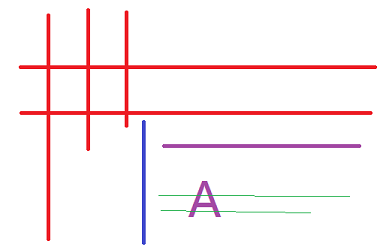
#> input picture dataset/morph01.png, 392 x 247 px, found by its file name
$ python '开闭操作.py'
#> lines starting #> are read from the running program, lines starting #| are printed output that depends on the picture; after the words box and inside, x2 and y2 are one past the last pixel; in counts of white or black regions, pixels touching at a corner belong together
"""
相关函数:
cv.getStructuringElement
cv.morphologyEx
cv.threshold

开操作(Open):
图像形态学的重要操作之一, 基于膨胀与腐蚀操作组合形成的.
主要是应用在二值图像分析中, 灰度图像亦可.
开操作 = 腐蚀 + 膨胀, 输入图像 + 结构元素.
通过先腐蚀, 消除噪点; 再膨胀, 恢复图像.

闭操作(Close):
闭操作 = 膨胀 + 腐蚀, 输入图像 + 结构元素.
通过先膨胀, 将断点连接起来; 再腐蚀, 恢复图像.
"""
import cv2 as cv
import numpy as np


def open_demo1():
    """
    开操作: 消除噪点
    :param image:
    :return:
    """
    image = cv.imread("C:/Users/tianx/PycharmProjects/opencv/dataset/morph.png")
    print(image.shape)
    gray = cv.cvtColor(image, cv.COLOR_BGR2GRAY)
    ret, binary = cv.threshold(gray, 0, 255, cv.THRESH_BINARY | cv.THRESH_OTSU)
    cv.imshow("binary", binary)
    kernel = cv.getStructuringElement(cv.MORPH_RECT, (5, 5))
    binary = cv.morphologyEx(binary, cv.MORPH_OPEN, kernel)
    cv.imshow("open-result", binary)

    cv.waitKey(0)
    cv.destroyAllWindows()
    return

def open_demo2():
    """
    开操作: 消除竖直线
    :param image:
    :return:
    """
    image = cv.imread("C:/Users/tianx/PycharmProjects/opencv/dataset/morph01.png")
#> image is the input picture: shape (247, 392, 3); mean B, G, R 242.7, 240.9, 251.4
    print(image.shape)
#| (247, 392, 3)
    gray = cv.cvtColor(image, cv.COLOR_BGR2GRAY)
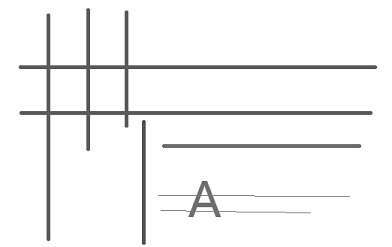
#> gray: shape (247, 392); min 48, max 255, mean 244.2
    ret, binary = cv.threshold(gray, 0, 255, cv.THRESH_BINARY_INV | cv.THRESH_OTSU)
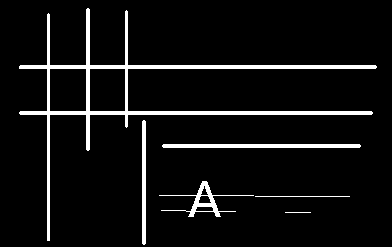
#> binary: shape (247, 392); 6.5% white; 6 white regions, box (x1, y1, x2, y2) and area: (19, 8, 377, 241) 4361, (162, 144, 361, 148) 792, (159, 181, 254, 217) 534, (142, 120, 146, 245) 496, (255, 196, 350, 197) 95, (285, 212, 311, 213) 26
#> ret = 175
    cv.imshow("binary", binary)
    kernel = cv.getStructuringElement(cv.MORPH_RECT, (5, 1))
    binary = cv.morphologyEx(binary, cv.MORPH_OPEN, kernel)
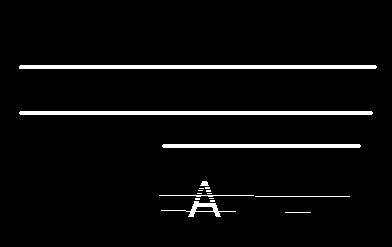
#> binary: shape (247, 392); 4.4% white; 17 white regions (9 under 20 px), largest, box (x1, y1, x2, y2) and area: (19, 65, 377, 69) 1429, (19, 111, 373, 115) 1412, (162, 144, 361, 148) 792
    cv.imshow("open-result", binary)

    cv.waitKey(0)
    cv.destroyAllWindows()
    return


def close_demo(image):
    """
    闭操作
    :param image:
    :return:
    """
    print(image.shape)
    gray = cv.cvtColor(image, cv.COLOR_BGR2GRAY)
    ret, binary = cv.threshold(gray, 0, 255, cv.THRESH_BINARY | cv.THRESH_OTSU)
    cv.imshow("binary", binary)
    kernel = cv.getStructuringElement(cv.MORPH_RECT, (5, 5))
    binary = cv.morphologyEx(binary, cv.MORPH_CLOSE, kernel)
    cv.imshow("close-result", binary)
    return


if __name__ == '__main__':
    open_demo2()

$ run again, with dataset/morph02.png copied over dataset/morph01.png
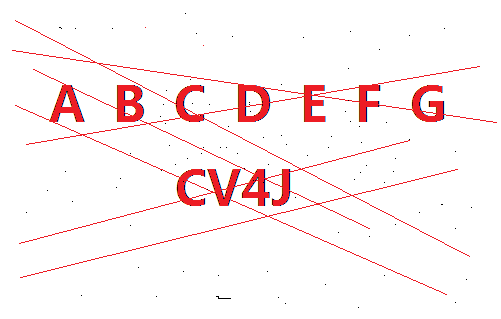
#> input picture dataset/morph02.png, 501 x 319 px, found by its file name
#> in open_demo2, image is the input picture: shape (319, 501, 3); mean B, G, R 242.9, 242.5, 252.7
#| (319, 501, 3)
#> in open_demo2, `ret, binary = cv.threshold(gray, 0, 255, cv.THRESH_BINARY_INV | cv.THR..`:
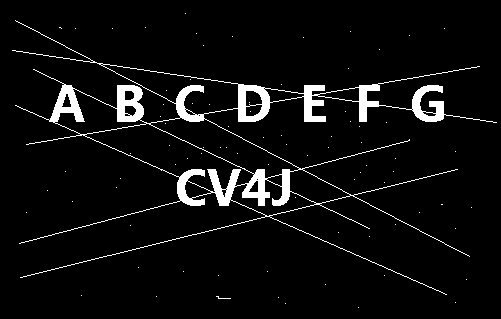
#> binary: shape (319, 501); 5.6% white; 83 white regions (82 under 20 px), largest, box (x1, y1, x2, y2) and area: (12, 20, 497, 295) 8796
#> ret = 166
#> in open_demo2, `binary = cv.morphologyEx(binary, cv.MORPH_OPEN, kernel)`:
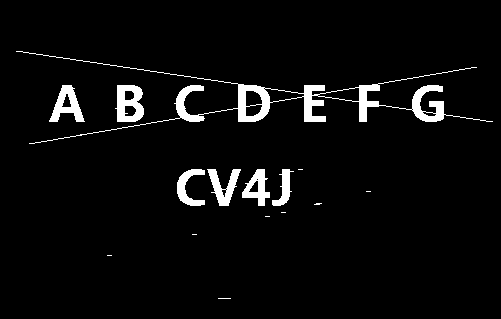
#> binary: shape (319, 501); 4.3% white; 15 white regions (8 under 20 px), largest, box (x1, y1, x2, y2) and area: (16, 51, 493, 144) 3646, (115, 85, 144, 122) 735, (49, 85, 85, 122) 629
